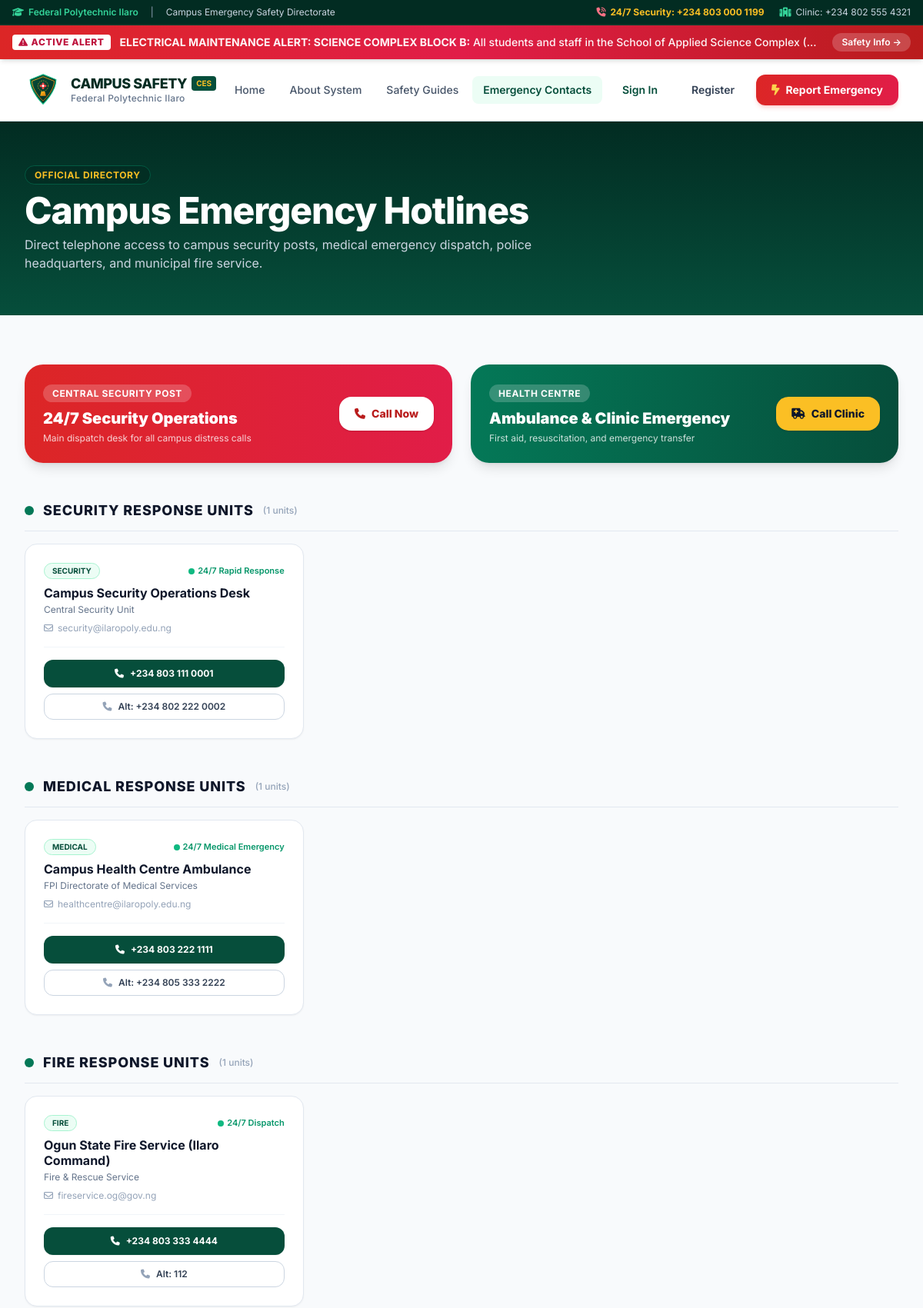
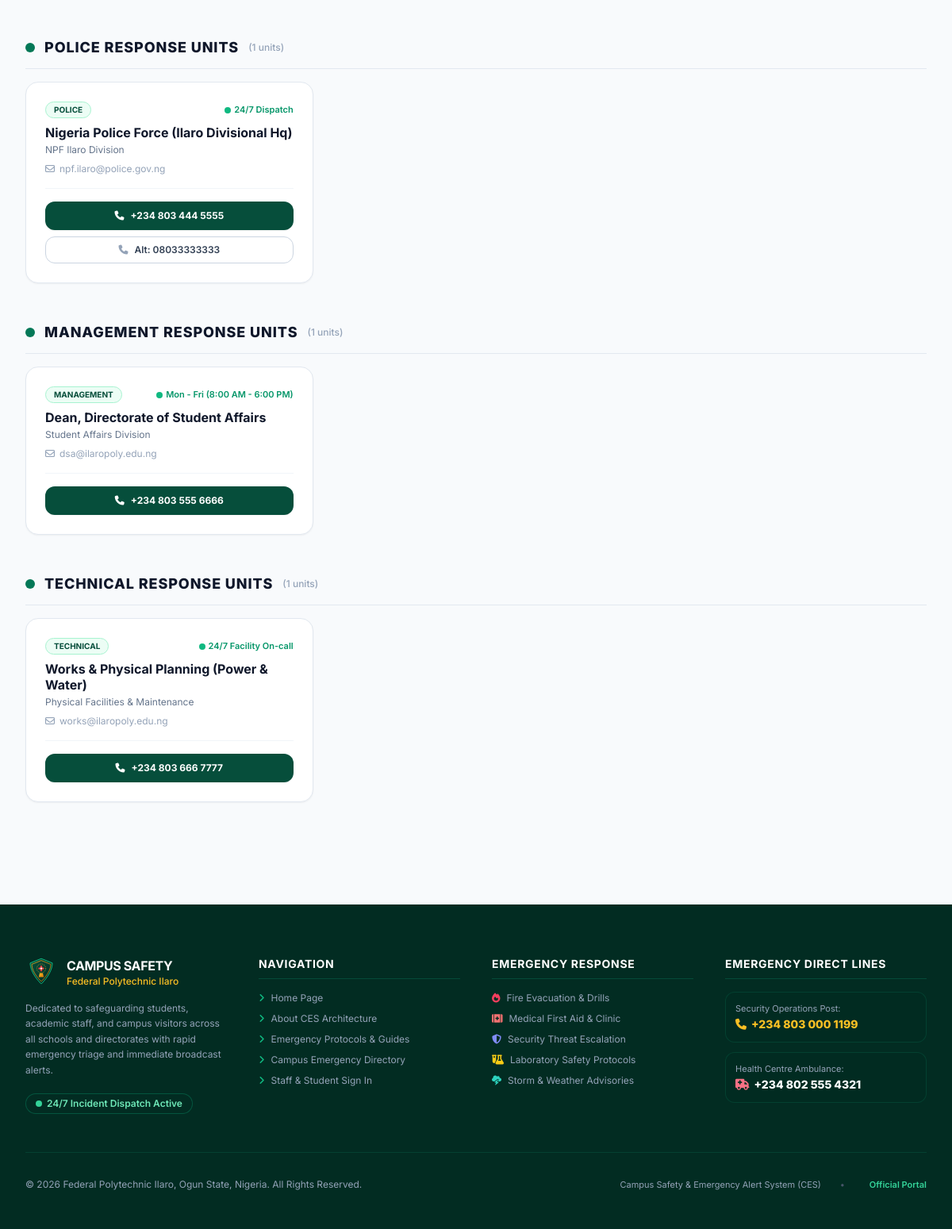
/contacts.php, run on the app's committed database (2 pictures, top to bottom).
### tables this page shows
CREATE TABLE `alerts` (
  `id` INT UNSIGNED AUTO_INCREMENT PRIMARY KEY,
  `title` VARCHAR(200) NOT NULL,
  `message` TEXT NOT NULL,
  `emergency_type` VARCHAR(100) NOT NULL,
  `severity` ENUM('Low', 'Medium', 'High', 'Critical') NOT NULL DEFAULT 'High',
  `location` VARCHAR(200) NOT NULL,
  `target_audience` ENUM('Everyone', 'Students', 'Staff') NOT NULL DEFAULT 'Everyone',
  `is_active` TINYINT(1) NOT NULL DEFAULT 1,
  `created_by` INT UNSIGNED NULL,
  `start_time` DATETIME NOT NULL DEFAULT CURRENT_TIMESTAMP,
  `expiry_time` DATETIME DEFAULT NULL,
  `created_at` TIMESTAMP DEFAULT CURRENT_TIMESTAMP,
  `updated_at` TIMESTAMP DEFAULT CURRENT_TIMESTAMP ON UPDATE CURRENT_TIMESTAMP,
  FOREIGN KEY (`created_by`) REFERENCES `users`(`id`) ON DELETE SET NULL,
  INDEX `idx_alerts_active` (`is_active`),
  INDEX `idx_alerts_severity` (`severity`)
);

CREATE TABLE `emergency_contacts` (
  `id` INT UNSIGNED AUTO_INCREMENT PRIMARY KEY,
  `name` VARCHAR(120) NOT NULL,
  `department` VARCHAR(150) NOT NULL,
  `phone` VARCHAR(30) NOT NULL,
  `alt_phone` VARCHAR(30) DEFAULT NULL,
  `email` VARCHAR(120) DEFAULT NULL,
  `availability` VARCHAR(80) NOT NULL DEFAULT '24/7 Rapid Response',
  `category` ENUM('Security', 'Medical', 'Fire', 'Police', 'Management', 'Technical') NOT NULL DEFAULT 'Security',
  `priority_order` INT NOT NULL DEFAULT 1,
  `created_at` TIMESTAMP DEFAULT CURRENT_TIMESTAMP
);

### includes/functions.php (called while the page is built, shortened)
<?php
function e(?string $str): string {
    return htmlspecialchars($str ?? '', ENT_QUOTES, 'UTF-8');
}
function get_active_alerts(string $target = 'Everyone'): array {
    try {
        $pdo = getDB();
        $stmt = $pdo->prepare("
            SELECT * FROM alerts
            WHERE is_active = 1
              AND (expiry_time IS NULL OR expiry_time > NOW())
              AND (target_audience = 'Everyone' OR target_audience = ?)
            ORDER BY
              CASE severity
                WHEN 'Critical' THEN 1
                WHEN 'High' THEN 2
                WHEN 'Medium' THEN 3
                ELSE 4
              END,
              created_at DESC
        ");
        $stmt->execute([$target]);
        return $stmt->fetchAll();
    } catch (Exception $e) {
        return [];
    }
}

### includes/auth.php (called while the page is built, shortened)
<?php
require_once __DIR__ . '/functions.php';
function is_logged_in(): bool {
    return !empty($_SESSION['user']) && !empty($_SESSION['user']['id']);
}

### contacts.php (the view, shortened to what this page needs)
<?php
require_once __DIR__ . '/includes/header.php';
$pdo = getDB();
$contacts = $pdo->query("SELECT * FROM emergency_contacts ORDER BY priority_order ASC")->fetchAll();
$grouped = [];
foreach ($contacts as $c) {
    $grouped[$c['category']][] = $c;
}
?>
<div class="bg-gradient-to-b from-fpi-900 to-fpi-800 text-white py-14">
    <div class="max-w-7xl mx-auto px-4 sm:px-6 lg:px-8 text-center sm:text-left">
        <span class="text-xs font-bold uppercase tracking-wider text-amber-400 bg-emerald-950/80 px-3 py-1 rounded-full border border-emerald-700/60">
            Official Directory
        </span>
        <h1 class="text-3xl sm:text-4xl lg:text-5xl font-extrabold tracking-tight mt-3">
            Campus Emergency Hotlines
        </h1>
        <p class="text-slate-300 max-w-2xl text-sm sm:text-base mt-2">
            Direct telephone access to campus security posts, medical emergency dispatch, police headquarters, and municipal fire service.
        </p>
    </div>
</div>
<div class="max-w-7xl mx-auto px-4 sm:px-6 lg:px-8 py-16 space-y-12">
    <div class="grid grid-cols-1 md:grid-cols-2 gap-6">
        <div class="p-6 rounded-3xl bg-gradient-to-r from-red-600 to-rose-600 text-white shadow-lg flex items-center justify-between gap-4">
            <div>
                <span class="text-xs font-bold uppercase tracking-wider bg-white/20 px-3 py-1 rounded-full text-white">Central Security Post</span>
                <h3 class="text-xl font-black mt-2">24/7 Security Operations</h3>
                <p class="text-xs text-white/80 mt-1">Main dispatch desk for all campus distress calls</p>
            </div>
            <a href="tel:<?= str_replace(' ', '', EMERGENCY_HOTLINE) ?>" class="px-5 py-3 rounded-2xl bg-white text-red-700 font-extrabold text-sm shadow hover:bg-slate-100 transition whitespace-nowrap flex items-center gap-2">
                <i class="fa-solid fa-phone"></i> Call Now
            </a>
        </div>
        <div class="p-6 rounded-3xl bg-gradient-to-r from-emerald-700 to-fpi-800 text-white shadow-lg flex items-center justify-between gap-4">
            <div>
                <span class="text-xs font-bold uppercase tracking-wider bg-white/20 px-3 py-1 rounded-full text-white">Health Centre</span>
                <h3 class="text-xl font-black mt-2">Ambulance &amp; Clinic Emergency</h3>
                <p class="text-xs text-white/80 mt-1">First aid, resuscitation, and emergency transfer</p>
            </div>
            <a href="tel:<?= str_replace(' ', '', CLINIC_HOTLINE) ?>" class="px-5 py-3 rounded-2xl bg-amber-400 text-slate-900 font-extrabold text-sm shadow hover:bg-amber-300 transition whitespace-nowrap flex items-center gap-2">
                <i class="fa-solid fa-ambulance"></i> Call Clinic
            </a>
        </div>
    </div>
    <?php foreach ($grouped as $category => $items): ?>
    <div class="space-y-4">
        <div class="flex items-center gap-3 border-b border-slate-200 pb-3">
            <span class="w-3 h-3 rounded-full bg-emerald-700"></span>
            <h3 class="text-lg font-extrabold text-slate-900 uppercase tracking-wider"><?= e($category) ?> Response Units</h3>
            <span class="text-xs text-slate-400 font-medium">(<?= count($items) ?> units)</span>
        </div>
        <div class="grid grid-cols-1 md:grid-cols-2 lg:grid-cols-3 gap-6">
            <?php foreach ($items as $item): ?>
            <div class="bg-white rounded-2xl p-6 border border-slate-200 shadow-sm hover:shadow-md transition flex flex-col justify-between space-y-4">
                <div>
                    <div class="flex items-center justify-between gap-2 mb-2">
                        <span class="px-2.5 py-0.5 rounded-full text-[10px] font-bold uppercase bg-emerald-50 text-fpi-800 border border-emerald-200">
                            <?= e($item['category']) ?>
                        </span>
                        <span class="text-[11px] font-semibold text-emerald-600 flex items-center gap-1">
                            <span class="w-2 h-2 rounded-full bg-emerald-500 animate-pulse"></span>
                            <?= e($item['availability']) ?>
                        </span>
                    </div>
                    <h4 class="text-base font-bold text-slate-900 leading-tight"><?= e($item['name']) ?></h4>
                    <p class="text-xs text-slate-500 mt-1"><?= e($item['department']) ?></p>
                    <?php if (!empty($item['email'])): ?>
                    <p class="text-xs text-slate-400 mt-2 flex items-center gap-1.5 truncate">
                        <i class="fa-regular fa-envelope text-slate-400"></i>
                        <a href="mailto:<?= e($item['email']) ?>" class="hover:text-fpi-800 transition"><?= e($item['email']) ?></a>
                    </p>
                    <?php endif; ?>
                </div>
                <div class="pt-4 border-t border-slate-100 space-y-2">
                    <a href="tel:<?= str_replace(' ', '', $item['phone']) ?>" class="w-full inline-flex items-center justify-center gap-2 py-2.5 px-4 rounded-xl bg-fpi-800 hover:bg-fpi-900 text-white font-bold text-xs shadow-sm transition">
                        <i class="fa-solid fa-phone"></i> <?= e($item['phone']) ?>
                    </a>
                    <?php if (!empty($item['alt_phone'])): ?>
                    <a href="tel:<?= str_replace(' ', '', $item['alt_phone']) ?>" class="w-full inline-flex items-center justify-center gap-2 py-2 px-4 rounded-xl border border-slate-300 hover:bg-slate-50 text-slate-700 font-semibold text-xs transition">
                        <i class="fa-solid fa-phone text-slate-400"></i> Alt: <?= e($item['alt_phone']) ?>
                    </a>
                    <?php endif; ?>
                </div>
            </div>
            <?php endforeach; ?>
        </div>
    </div>
    <?php endforeach; ?>
</div>
<?php require_once __DIR__ . '/includes/footer.php'; ?>

### includes/header.php (shortened to what this page needs)
<?php
require_once __DIR__ . '/functions.php';
require_once __DIR__ . '/auth.php';
$currentPage = basename($_SERVER['PHP_SELF']);
$activeAlerts = get_active_alerts();
$criticalAlert = null;
foreach ($activeAlerts as $alt) {
    if ($alt['severity'] === 'Critical' || $alt['severity'] === 'High') {
        $criticalAlert = $alt;
        break;
    }
}
?>
<!DOCTYPE html>
<html lang="en" class="h-full bg-slate-50">
<head>
    <script src="https://cdn.tailwindcss.com"></script>
    <link rel="stylesheet" href="https://cdnjs.cloudflare.com/ajax/libs/font-awesome/6.5.1/css/all.min.css">
    <link rel="stylesheet" href="https://unpkg.com/leaflet@1.9.4/dist/leaflet.css" />
    <link rel="stylesheet" href="<?= BASE_URL ?>/assets/css/style.css">
</head>
<body class="flex flex-col min-h-screen text-slate-800 antialiased selection:bg-emerald-800 selection:text-white">
    <div class="bg-fpi-900 text-slate-200 text-xs py-2 px-4 border-b border-emerald-900/60 z-30">
        <div class="max-w-7xl mx-auto flex flex-col sm:flex-row justify-between items-center gap-2">
            <div class="flex items-center space-x-4">
                <span class="inline-flex items-center text-emerald-400 font-semibold">
                    <i class="fa-solid fa-graduation-cap mr-1.5"></i> <?= INSTITUTION_NAME ?>
                </span>
                <span class="hidden md:inline-block text-slate-400">|</span>
                <span class="hidden md:inline-block text-slate-300">Campus Emergency Safety Directorate</span>
            </div>
            <div class="flex items-center space-x-5">
                <a href="tel:<?= str_replace(' ', '', EMERGENCY_HOTLINE) ?>" class="flex items-center gap-1.5 text-amber-400 hover:text-amber-300 font-bold transition">
                    <i class="fa-solid fa-phone-volume text-rose-400 animate-pulse"></i>
                    <span>24/7 Security: <?= EMERGENCY_HOTLINE ?></span>
                </a>
                <a href="tel:<?= str_replace(' ', '', CLINIC_HOTLINE) ?>" class="hidden sm:flex items-center gap-1.5 text-slate-300 hover:text-white transition">
                    <i class="fa-solid fa-hospital text-emerald-400"></i>
                    <span>Clinic: <?= CLINIC_HOTLINE ?></span>
                </a>
            </div>
        </div>
    </div>
    <?php if ($criticalAlert): ?>
    <div class="bg-gradient-to-r from-red-600 via-rose-600 to-red-700 text-white text-sm py-2.5 px-4 shadow-md sticky top-0 z-50">
        <div class="max-w-7xl mx-auto flex items-center justify-between gap-3">
            <div class="flex items-center space-x-3 overflow-hidden">
                <span class="inline-flex items-center justify-center px-2 py-0.5 rounded bg-white text-rose-700 font-extrabold text-xs tracking-wider uppercase flex-shrink-0 animate-pulse">
                    <i class="fa-solid fa-triangle-exclamation mr-1"></i> ACTIVE ALERT
                </span>
                <p class="font-medium truncate text-white/95">
                    <strong><?= e($criticalAlert['title']) ?>:</strong> <?= e($criticalAlert['message']) ?>
                </p>
            </div>
            <a href="<?= BASE_URL ?>/safety-guides.php" class="text-xs bg-white/20 hover:bg-white/30 text-white font-semibold px-3 py-1 rounded-full whitespace-nowrap transition flex-shrink-0">
                Safety Info &rarr;
            </a>
        </div>
    </div>
    <?php endif; ?>
    <header class="bg-white/95 backdrop-blur border-b border-slate-200 sticky <?= $criticalAlert ? 'top-[41px]' : 'top-0' ?> z-40 transition-all shadow-sm">
        <div class="max-w-7xl mx-auto px-4 sm:px-6 lg:px-8">
            <div class="flex justify-between h-20 items-center">
                <a href="<?= BASE_URL ?>/index.php" class="flex items-center space-x-3 group">
                    <div class="w-12 h-12 flex-shrink-0 transition-transform group-hover:scale-105">
                        <img src="<?= BASE_URL ?>/assets/images/logo.svg" alt="FPI Logo" class="w-full h-full object-contain">
                    </div>
                    <div>
                        <div class="flex items-center gap-1.5">
                            <span class="text-lg font-extrabold text-fpi-900 tracking-tight leading-none group-hover:text-fpi-700 transition">CAMPUS SAFETY</span>
                            <span class="px-1.5 py-0.5 text-[10px] font-bold bg-fpi-800 text-amber-400 rounded">CES</span>
                        </div>
                        <p class="text-xs text-slate-500 font-medium tracking-wide leading-tight mt-0.5">Federal Polytechnic Ilaro</p>
                    </div>
                </a>
                <nav class="hidden lg:flex items-center space-x-1">
                    <a href="<?= BASE_URL ?>/index.php" class="px-3.5 py-2 rounded-lg text-sm font-medium transition <?= $currentPage === 'index.php' ? 'text-fpi-800 bg-emerald-50 font-semibold' : 'text-slate-600 hover:text-fpi-800 hover:bg-slate-100' ?>">Home</a>
                    <a href="<?= BASE_URL ?>/about.php" class="px-3.5 py-2 rounded-lg text-sm font-medium transition <?= $currentPage === 'about.php' ? 'text-fpi-800 bg-emerald-50 font-semibold' : 'text-slate-600 hover:text-fpi-800 hover:bg-slate-100' ?>">About System</a>
                    <a href="<?= BASE_URL ?>/safety-guides.php" class="px-3.5 py-2 rounded-lg text-sm font-medium transition <?= $currentPage === 'safety-guides.php' ? 'text-fpi-800 bg-emerald-50 font-semibold' : 'text-slate-600 hover:text-fpi-800 hover:bg-slate-100' ?>">Safety Guides</a>
                    <a href="<?= BASE_URL ?>/contacts.php" class="px-3.5 py-2 rounded-lg text-sm font-medium transition <?= $currentPage === 'contacts.php' ? 'text-fpi-800 bg-emerald-50 font-semibold' : 'text-slate-600 hover:text-fpi-800 hover:bg-slate-100' ?>">Emergency Contacts</a>
                </nav>
                <div class="hidden sm:flex items-center space-x-3">
                    <?php if (is_logged_in()): ?>
                        <?php if (is_admin()): ?>
                            <a href="<?= BASE_URL ?>/admin/dashboard.php" class="inline-flex items-center gap-2 px-4 py-2 rounded-xl text-sm font-semibold bg-fpi-800 text-white hover:bg-fpi-900 transition shadow-sm">
                                <i class="fa-solid fa-gauge-high text-amber-400"></i> Admin Console
                            </a>
                        <?php else: ?>
                            <a href="<?= BASE_URL ?>/student/dashboard.php" class="inline-flex items-center gap-2 px-4 py-2 rounded-xl text-sm font-semibold bg-fpi-800 text-white hover:bg-fpi-900 transition shadow-sm">
                                <i class="fa-solid fa-user-shield text-emerald-400"></i> My Dashboard
                            </a>
                        <?php endif; ?>
                        <a href="<?= BASE_URL ?>/logout.php" class="p-2 text-slate-500 hover:text-rose-600 rounded-lg hover:bg-rose-50 transition text-sm" title="Logout">
                            <i class="fa-solid fa-arrow-right-from-bracket text-lg"></i>
                        </a>
                    <?php else: ?>
                        <a href="<?= BASE_URL ?>/login.php" class="px-4 py-2 text-sm font-semibold text-fpi-800 hover:text-fpi-900 transition">
                            Sign In
                        </a>
                        <a href="<?= BASE_URL ?>/register.php" class="px-4 py-2 text-sm font-semibold text-slate-700 hover:text-slate-900 transition">
                            Register
                        </a>
                    <?php endif; ?>
                    <a href="<?= is_logged_in() ? BASE_URL . '/student/report-emergency.php' : BASE_URL . '/login.php?redirect=report' ?>" class="inline-flex items-center gap-2 px-5 py-2.5 rounded-xl text-sm font-bold bg-gradient-to-r from-red-600 to-rose-600 hover:from-red-700 hover:to-rose-700 text-white shadow-md shadow-red-500/20 hover:shadow-lg transition transform hover:-translate-y-0.5">
                        <i class="fa-solid fa-bolt-lightning text-amber-300"></i> Report Emergency
                    </a>
                </div>
            </div>
        </div>
    </header>
    <main class="flex-1">

### data on the page
alerts: title "ELECTRICAL MAINTENANCE ALERT: SCIENCE COMPLEX BLOCK B", message "All students and staff in the School of Applied Science Complex (…"
emergency_contacts: category "SECURITY", availability "24/7 Rapid Response", name "Campus Security Operations Desk", department "Central Security Unit", email "security@ilaropoly.edu.ng", phone "+234 803 111 0001", alt_phone "+234 802 222 0002"
emergency_contacts: category "MEDICAL", availability "24/7 Medical Emergency", name "Campus Health Centre Ambulance", department "FPI Directorate of Medical Services", email "healthcentre@ilaropoly.edu.ng", phone "+234 803 222 1111", alt_phone "+234 805 333 2222"
emergency_contacts: category "FIRE", availability "24/7 Dispatch", name "Ogun State Fire Service (Ilaro Command)", department "Fire & Rescue Service", email "fireservice.og@gov.ng", phone "+234 803 333 4444", alt_phone "112"
emergency_contacts: category "POLICE", availability "24/7 Dispatch", name "Nigeria Police Force (Ilaro Divisional Hq)", department "NPF Ilaro Division", email "npf.ilaro@police.gov.ng", phone "+234 803 444 5555", alt_phone "08033333333"
emergency_contacts: category "MANAGEMENT", availability "Mon - Fri (8:00 AM - 6:00 PM)", name "Dean, Directorate of Student Affairs", department "Student Affairs Division", email "dsa@ilaropoly.edu.ng", phone "+234 803 555 6666"
emergency_contacts: category "TECHNICAL", availability "24/7 Facility On-call", name "Works & Physical Planning (Power & Water)", department "Physical Facilities & Maintenance", email "works@ilaropoly.edu.ng", phone "+234 803 666 7777"

### other printed values
INSTITUTION_NAME "Federal Polytechnic Ilaro"
EMERGENCY_HOTLINE "+234 803 000 1199"
CLINIC_HOTLINE "+234 802 555 4321"
$category "SECURITY"
count($items) "1"
$category "MEDICAL"
$category "FIRE"
$category "POLICE"
$category "MANAGEMENT"
$category "TECHNICAL"
